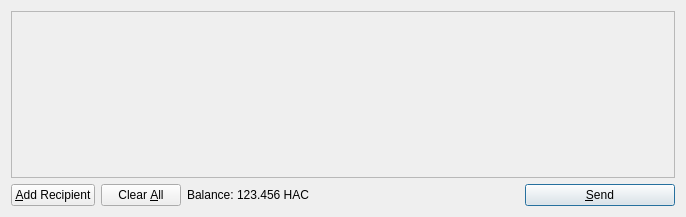
<?xml version="1.0" encoding="UTF-8"?>
<ui version="4.0">
 <class>SendCoinsDialog</class>
 <widget class="QDialog" name="SendCoinsDialog">
  <property name="geometry">
   <rect>
    <x>0</x>
    <y>0</y>
    <width>686</width>
    <height>217</height>
   </rect>
  </property>
  <property name="windowTitle">
   <string>Send Coins</string>
  </property>
  <layout class="QVBoxLayout" name="verticalLayout">
   <item>
    <widget class="QScrollArea" name="scrollArea">
     <property name="widgetResizable">
      <bool>true</bool>
     </property>
     <widget class="QWidget" name="scrollAreaWidgetContents">
      <property name="geometry">
       <rect>
        <x>0</x>
        <y>0</y>
        <width>666</width>
        <height>165</height>
       </rect>
      </property>
      <layout class="QVBoxLayout" name="verticalLayout_2">
       <property name="margin">
        <number>0</number>
       </property>
       <item>
        <layout class="QVBoxLayout" name="entries">
         <property name="spacing">
          <number>6</number>
         </property>
        </layout>
       </item>
       <item>
        <spacer name="verticalSpacer">
         <property name="orientation">
          <enum>Qt::Vertical</enum>
         </property>
         <property name="sizeHint" stdset="0">
          <size>
           <width>20</width>
           <height>40</height>
          </size>
         </property>
        </spacer>
       </item>
      </layout>
     </widget>
    </widget>
   </item>
   <item>
    <layout class="QHBoxLayout" name="horizontalLayout">
     <item>
      <widget class="QPushButton" name="addButton">
       <property name="toolTip">
        <string>Send to multiple recipients at once</string>
       </property>
       <property name="text">
        <string>&amp;Add Recipient</string>
       </property>
       <property name="icon">
        <iconset resource="../bitcoin.qrc">
         <normaloff>:/icons/add</normaloff>:/icons/add</iconset>
       </property>
       <property name="autoDefault">
        <bool>false</bool>
       </property>
      </widget>
     </item>
     <item>
      <widget class="QPushButton" name="clearButton">
       <property name="sizePolicy">
        <sizepolicy hsizetype="Minimum" vsizetype="Fixed">
         <horstretch>0</horstretch>
         <verstretch>0</verstretch>
        </sizepolicy>
       </property>
       <property name="toolTip">
        <string>Remove all transaction fields</string>
       </property>
       <property name="text">
        <string>Clear &amp;All</string>
       </property>
       <property name="icon">
        <iconset resource="../bitcoin.qrc">
         <normaloff>:/icons/remove</normaloff>:/icons/remove</iconset>
       </property>
       <property name="autoRepeatDelay">
        <number>300</number>
       </property>
       <property name="autoDefault">
        <bool>false</bool>
       </property>
      </widget>
     </item>
     <item>
      <layout class="QHBoxLayout" name="horizontalLayout_2">
       <property name="spacing">
        <number>3</number>
       </property>
       <item>
        <widget class="QLabel" name="label">
         <property name="text">
          <string>Balance:</string>
         </property>
        </widget>
       </item>
       <item>
        <widget class="QLabel" name="labelBalance">
         <property name="cursor">
          <cursorShape>IBeamCursor</cursorShape>
         </property>
         <property name="text">
          <string>123.456 HAC</string>
         </property>
         <property name="textInteractionFlags">
          <set>Qt::LinksAccessibleByMouse|Qt::TextSelectableByKeyboard|Qt::TextSelectableByMouse</set>
         </property>
        </widget>
       </item>
      </layout>
     </item>
     <item>
      <spacer name="horizontalSpacer">
       <property name="orientation">
        <enum>Qt::Horizontal</enum>
       </property>
       <property name="sizeHint" stdset="0">
        <size>
         <width>40</width>
         <height>20</height>
        </size>
       </property>
      </spacer>
     </item>
     <item>
      <widget class="QPushButton" name="sendButton">
       <property name="minimumSize">
        <size>
         <width>150</width>
         <height>0</height>
        </size>
       </property>
       <property name="toolTip">
        <string>Confirm the send action</string>
       </property>
       <property name="text">
        <string>&amp;Send</string>
       </property>
       <property name="icon">
        <iconset resource="../bitcoin.qrc">
         <normaloff>:/icons/send</normaloff>:/icons/send</iconset>
       </property>
       <property name="default">
        <bool>true</bool>
       </property>
      </widget>
     </item>
    </layout>
   </item>
  </layout>
 </widget>
 <resources>
  <include location="../bitcoin.qrc"/>
 </resources>
 <connections/>
</ui>
